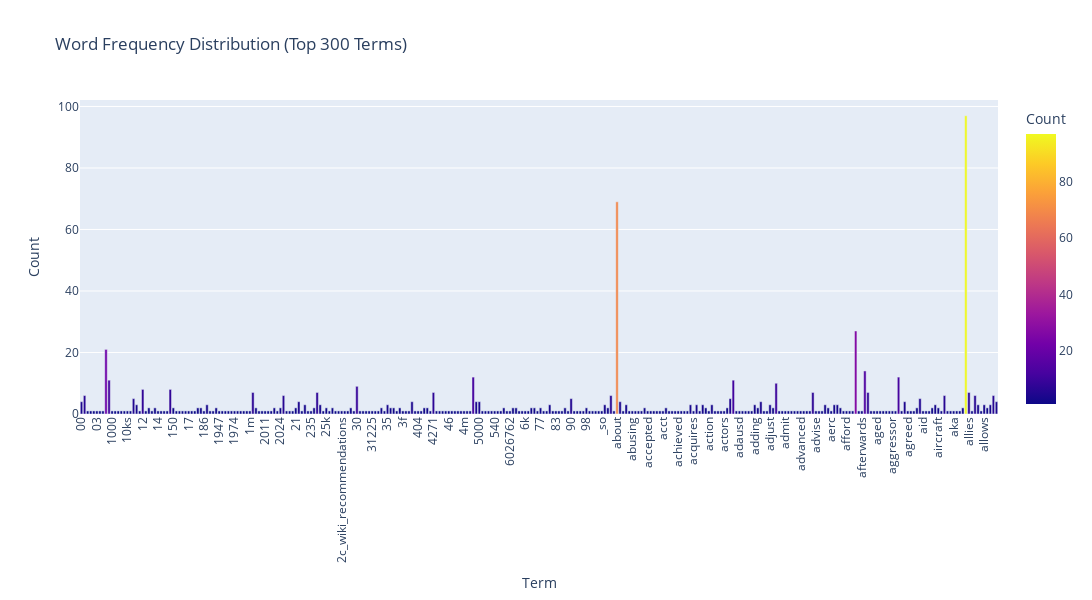

Here is the notebook cell this chart was saved with:
### Code cell
term_frequencies = np.asarray(counts_Reddit.sum(axis=0))[0]
df_plot = pd.DataFrame({
    "term": count_vect.get_feature_names_out()[:300],
    "frequency": term_frequencies[:300]
})

fig = px.bar(
    df_plot,
    x="term",
    y="frequency",
    title="Word Frequency Distribution (Top 300 Terms)",
    labels={"term": "Term", "frequency": "Count"},
    color="frequency",
    # color_continuous_scale="Viridis"  # "Plasma", "Blues", "Magma"
)

fig.update_layout(
    xaxis_tickangle=-90,
    width=1400,
    height=600,
    showlegend=False
)

fig.show()

### Figure 1 — Plotly figure (JSON) as saved in the notebook; plotly's stock layout.template omitted (floating-point values rounded to 4 significant figures; data arrays with more than 128 entries replaced by an {"elided": "..."} marker saying what was removed)
{"data": [{"hovertemplate": "Term=%{x}<br>Count=%{marker.color}<extra></extra>", "legendgroup": "", "marker": {"color": {"elided": "300 int values"}, "coloraxis": "coloraxis", "pattern": {"shape": ""}}, "name": "", "orientation": "v", "showlegend": false, "textposition": "auto", "type": "bar", "x": {"elided": "300 str values"}, "xaxis": "x", "y": {"elided": "300 int values"}, "yaxis": "y"}], "layout": {"barmode": "relative", "coloraxis": {"colorbar": {"title": {"text": "Count"}}, "colorscale": [[0, "#0d0887"], [0.1111, "#46039f"], [0.2222, "#7201a8"], [0.3333, "#9c179e"], [0.4444, "#bd3786"], [0.5556, "#d8576b"], [0.6667, "#ed7953"], [0.7778, "#fb9f3a"], [0.8889, "#fdca26"], [1, "#f0f921"]]}, "height": 600, "legend": {"tracegroupgap": 0}, "showlegend": false, "title": {"text": "Word Frequency Distribution (Top 300 Terms)"}, "width": 1400, "xaxis": {"anchor": "y", "domain": [0, 1], "tickangle": -90, "title": {"text": "Term"}}, "yaxis": {"anchor": "x", "domain": [0, 1], "title": {"text": "Count"}}}}
